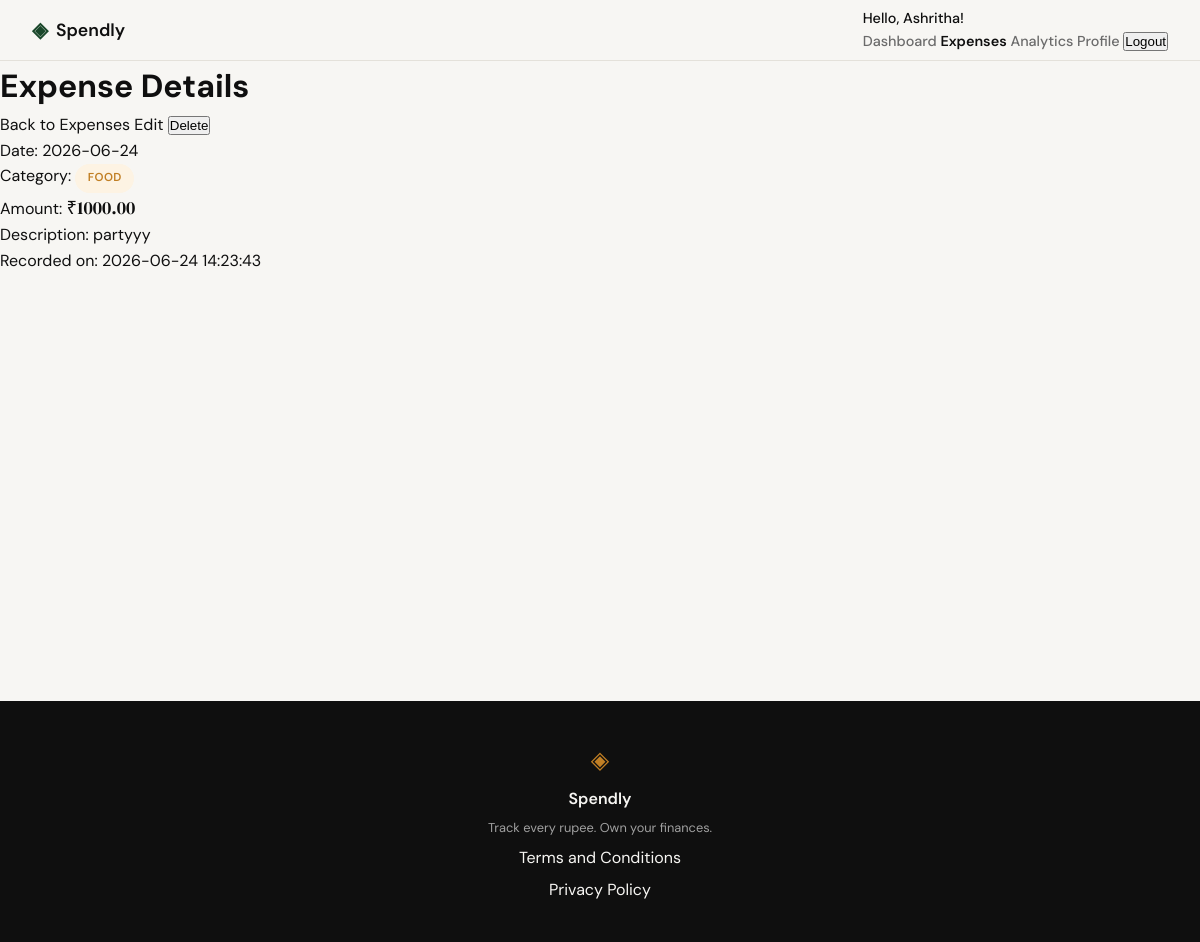
/expenses/1 (signed in), run on the app's committed database.
### tables this page shows
CREATE TABLE expenses (
            id INTEGER PRIMARY KEY AUTOINCREMENT,
            user_id INTEGER NOT NULL,
            amount REAL NOT NULL,
            category TEXT NOT NULL,
            date TEXT NOT NULL,
            description TEXT,
            created_at TEXT DEFAULT CURRENT_TIMESTAMP,
            FOREIGN KEY (user_id) REFERENCES users (id)
        );

### app.py (the view)
@app.route("/expenses/<int:id>")
@login_required
def expense_detail(id):
    user_id = session.get('user_id')
    conn = get_db()
    try:
        cursor = conn.cursor()
        cursor.execute(
            "SELECT id, amount, category, date, description, created_at FROM expenses WHERE id = ? AND user_id = ?",
            (id, user_id)
        )
        expense = cursor.fetchone()
        if expense is None:
            return render_template("error.html", error="Expense not found"), 404
        return render_template("expense_detail.html", expense=expense)
    except Exception as e:
        return render_template("error.html", error="Unable to load expense"), 500
    finally:
        conn.close()

### app.py (called while the page is built)
def login_required(f):
    @wraps(f)
    def decorated_function(*args, **kwargs):
        if 'user_id' not in session:
            return redirect(url_for('login'))
        return f(*args, **kwargs)
    return decorated_function

### database/db.py (called while the page is built)
def get_db():
    conn = sqlite3.connect('spendly.db')
    conn.row_factory = sqlite3.Row
    conn.execute('PRAGMA foreign_keys = ON')
    return conn

### templates/expense_detail.html (shortened to what this page needs)
{% extends "base.html" %}
{% block content %}
<div class="expense-detail-container">
    <div class="expense-detail-header">
        <h1>Expense Details</h1>
        <div class="expense-detail-actions">
            <a href="{{ url_for('expenses') }}" class="btn btn-outline">Back to Expenses</a>
            {% if session.user_id %}
            <a href="{{ url_for('edit_expense', id=expense.id) }}" class="btn btn-secondary">Edit</a>
            <form action="{{ url_for('delete_expense', id=expense.id) }}" method="POST" style="display: inline;" onsubmit="return confirm('Are you sure you want to delete this expense?');">
                <button type="submit" class="btn btn-danger">Delete</button>
            </form>
            {% endif %}
        </div>
    </div>
    <div class="expense-detail-card">
        <div class="expense-detail-info">
            <div class="detail-row">
                <span class="detail-label">Date:</span>
                <span class="detail-value">{{ expense.date }}</span>
            </div>
            <div class="detail-row">
                <span class="detail-label">Category:</span>
                <span class="detail-value">
                    <span class="category-tag category-{{ expense.category|lower|replace(' ', '-') }}">
                        {{ expense.category }}
                    </span>
                </span>
            </div>
            <div class="detail-row">
                <span class="detail-label">Amount:</span>
                <span class="detail-value expense-amount">₹{{ "%.2f"|format(expense.amount) }}</span>
            </div>
            <div class="detail-row">
                <span class="detail-label">Description:</span>
                <span class="detail-value">{{ expense.description or 'No description provided' }}</span>
            </div>
            <div class="detail-row">
                <span class="detail-label">Recorded on:</span>
                <span class="detail-value">{{ expense.created_at }}</span>
            </div>
        </div>
    </div>
</div>
{% endblock %}

### static/css/style.css (style rules this page uses)
:root { --ink: #0f0f0f; --ink-soft: #2d2d2d; --ink-muted: #6b6b6b; --ink-faint: #a0a0a0; --paper: #f7f6f3; --paper-warm: #f0ede6; --paper-card: #ffffff; --accent: #1a472a; --accent-light: #e8f0eb; --accent-2: #c17f24; --accent-2-light: #fdf3e3; --danger: #c0392b; --danger-light: #fdecea; --border: #e4e1da; --border-soft: #eeebe4; --font-display: 'DM Serif Display', Georgia, serif; --font-body: 'DM Sans', system-ui, sans-serif; --max-width: 1200px; --auth-width: 440px; --radius-sm: 6px; --radius-md: 12px; --radius-lg: 20px; }
*, *::before, *::after { box-sizing: border-box; margin: 0; padding: 0; }
html { font-size: 16px; scroll-behavior: smooth; }
body { background: var(--paper); color: var(--ink); font-family: var(--font-body); font-size: 1rem; line-height: 1.6; -webkit-font-smoothing: antialiased; }
a { color: inherit; text-decoration: none; }
.activity-amount, .expense-amount { font-family: var(--font-display); font-size: 1.15rem; color: var(--ink); white-space: nowrap; }
.category-tag { display: inline-block; padding: 0.25rem 0.7rem; border-radius: 999px; font-size: 0.72rem; font-weight: 600; letter-spacing: 0.04em; text-transform: uppercase; background: var(--accent-light); color: var(--accent); border: 1px solid transparent; }
.category-food { background: #fdf3e3; color: #c17f24; }

### data on the page
expenses: date "2026-06-24", category "FOOD", amount "1000.00", description "partyyy", created_at "2026-06-24 14:23:43"

### other printed values
{{ session.user_name }} "Ashritha"
